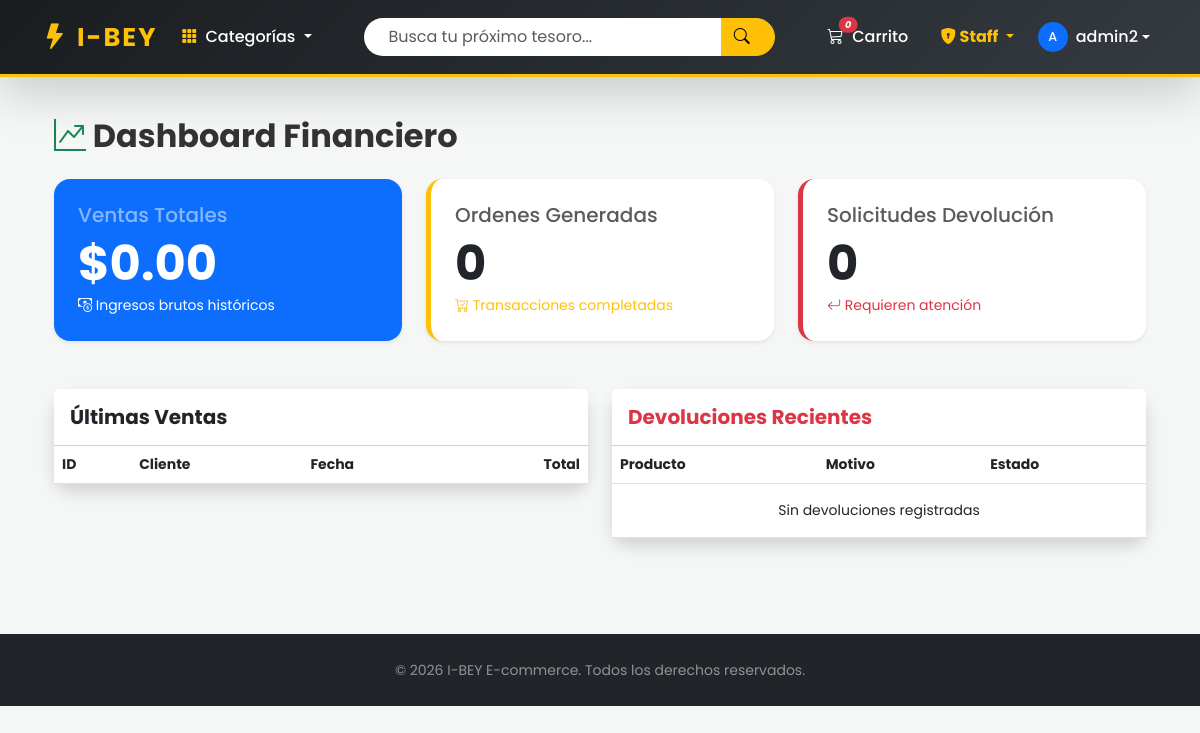
Page /staff/reportes/ (signed in) on the earlier database version.
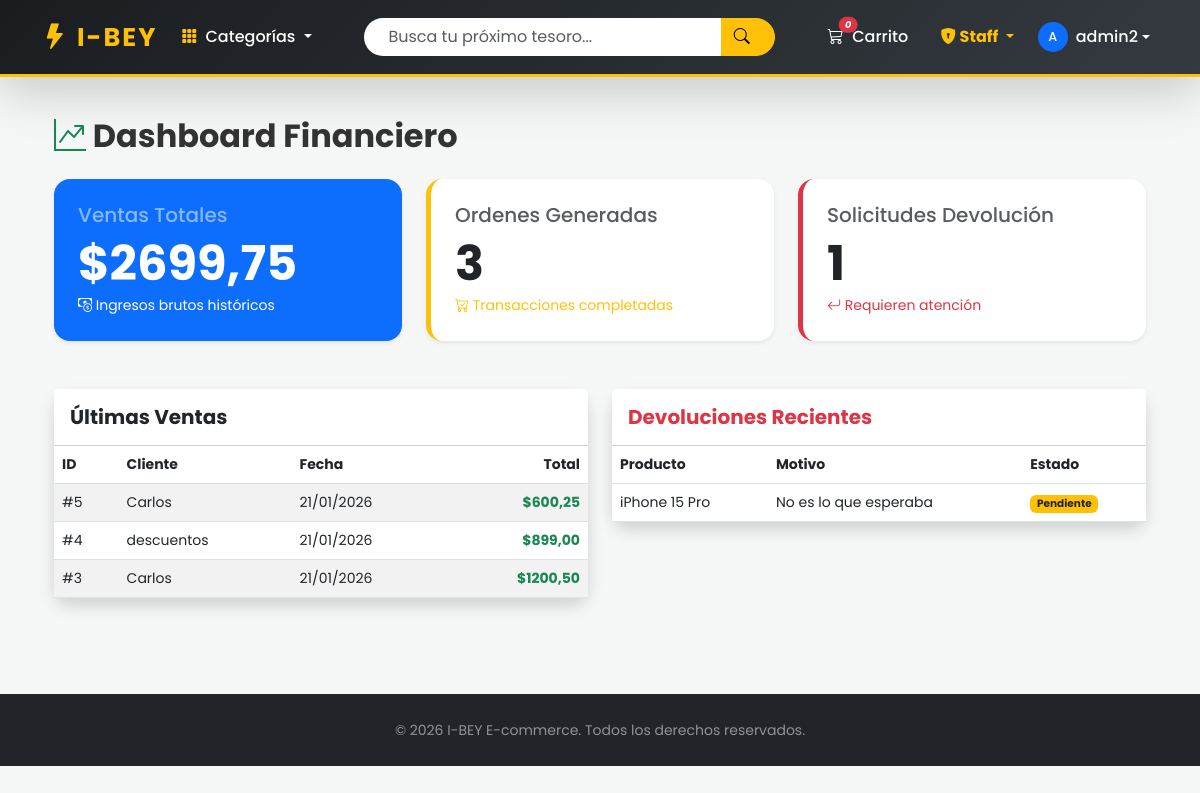
Same page on the later database version.
### store/models.py (models this page shows, shortened)
class Orden(models.Model):
    usuario = models.ForeignKey(User, on_delete=models.CASCADE, related_name='ordenes')
    fecha = models.DateTimeField(auto_now_add=True)
    total = models.DecimalField(max_digits=10, decimal_places=2)
    pagado = models.BooleanField(default=False)

class Devolucion(models.Model):
    detalle = models.OneToOneField(
        'DetalleOrden',
        on_delete=models.CASCADE,
        related_name='devolucion'
    )
    fecha = models.DateTimeField(auto_now_add=True)
    motivo = models.TextField()
    aprobada = models.BooleanField(default=False)
    motivo_rechazo = models.TextField(blank=True, null=True, help_text="Razón por la cual se rechazó la devolución")

class DetalleOrden(models.Model):
    orden = models.ForeignKey(Orden, related_name='detalles', on_delete=models.CASCADE)
    producto = models.ForeignKey(Producto, on_delete=models.PROTECT) # Si borran el producto, queda el registro
    cantidad = models.PositiveIntegerField(default=1)
    precio_unitario = models.DecimalField(max_digits=10, decimal_places=2) # Precio al momento de comprar
    devuelto = models.BooleanField(default=False)

class Producto(models.Model):
    categoria = models.ForeignKey(Categoria, related_name='productos', on_delete=models.CASCADE)
    nombre = models.CharField(max_length=200)
    descripcion = models.TextField(blank=True)
    precio = models.DecimalField(max_digits=10, decimal_places=2) # Precio BASE (sin IVA)
    stock = models.PositiveIntegerField(default=0)
    imagen = models.CharField(max_length=500, null=True, blank=True)
    creado = models.DateTimeField(auto_now_add=True)
    descuento_porcentaje = models.IntegerField(default=0, help_text="0 a 100")

### store/views.py (the view)
# urls.py: path('staff/reportes/', views.ver_reportes, name='ver_reportes'),
@login_required
def ver_reportes(request):
    if not es_gestor_finanzas(request.user):
        messages.warning(request, "Acceso denegado: No tienes permisos para ver reportes financieros.")
        return redirect('lista_productos')
    ordenes = Orden.objects.all().order_by('-fecha')
    devoluciones = Devolucion.objects.all()
    total_vendido = sum(o.total for o in ordenes)
    return render(request, 'store/reportes.html', {
        'ordenes': ordenes,
        'devoluciones': devoluciones,
        'total_vendido': total_vendido
    })

### store/context_processors.py (called while the page is built)
def menu_categorias(request):
    return {'categorias_menu': Categoria.objects.all()}

### store/views.py (called while the page is built)
def es_gestor_finanzas(user):
    return user.is_authenticated and (
        user.groups.filter(name='Gestor_Finanzas').exists() or
        user.groups.filter(name='Gerencia').exists() or  # <--- Agregamos Gerencia
        user.is_superuser
    )

### store/templates/store/reportes.html (shortened to what the changed rows need)
{% extends 'store/base.html' %}
{% block content %}
<div class="container animate__animated animate__fadeIn">
    <h2 class="fw-bold mb-4"><i class="bi bi-graph-up-arrow text-success"></i> Dashboard Financiero</h2>
    <div class="row g-4 mb-5">
        <div class="col-md-4">
            <div class="card border-0 shadow-sm bg-primary text-white h-100 rounded-4">
                <div class="card-body p-4">
                    <h5 class="card-title text-white-50">Ventas Totales</h5>
                    <p class="display-5 fw-bold mb-0">${{ total_vendido|default:"0.00" }}</p>
                    <small><i class="bi bi-cash-coin"></i> Ingresos brutos históricos</small>
                </div>
            </div>
        </div>
        <div class="col-md-4">
            <div class="card border-0 shadow-sm bg-white h-100 rounded-4 border-start border-warning border-5">
                <div class="card-body p-4">
                    <h5 class="card-title text-muted">Ordenes Generadas</h5>
                    <p class="display-5 fw-bold mb-0 text-dark">{{ ordenes.count }}</p>
                    <small class="text-warning"><i class="bi bi-cart-check"></i> Transacciones completadas</small>
                </div>
            </div>
        </div>
        <div class="col-md-4">
            <div class="card border-0 shadow-sm bg-white h-100 rounded-4 border-start border-danger border-5">
                <div class="card-body p-4">
                    <h5 class="card-title text-muted">Solicitudes Devolución</h5>
                    <p class="display-5 fw-bold mb-0 text-dark">{{ devoluciones.count }}</p>
                    <small class="text-danger"><i class="bi bi-arrow-return-left"></i> Requieren atención</small>
                </div>
            </div>
        </div>
    </div>
    <div class="row">
        <div class="col-lg-6 mb-4">
            <div class="card border-0 shadow rounded-4">
                <div class="card-body p-0">
                    <table class="table table-striped mb-0 small">
                        <thead>
                            <tr>
                                <th>ID</th>
                                <th>Cliente</th>
                                <th>Fecha</th>
                                <th class="text-end">Total</th>
                            </tr>
                        </thead>
                        <tbody>
                            {% for orden in ordenes|slice:":10" %}
                            <tr>
                                <td>#{{ orden.id }}</td>
                                <td>{{ orden.usuario.username }}</td>
                                <td>{{ orden.fecha|date:"d/m/Y" }}</td>
                                <td class="text-end fw-bold text-success">${{ orden.total }}</td>
                            </tr>
                            {% endfor %}
                        </tbody>
                    </table>
                </div>
            </div>
        </div>
        <div class="col-lg-6 mb-4">
            <div class="card border-0 shadow rounded-4">
                <div class="card-body p-0">
                    <table class="table mb-0 small">
                        <thead>
                            <tr>
                                <th>Producto</th>
                                <th>Motivo</th>
                                <th>Estado</th>
                            </tr>
                        </thead>
                        <tbody>
                            {% for dev in devoluciones|slice:":10" %}
                            <tr>
                                <td>{{ dev.detalle.producto.nombre }}</td>
                                <td>{{ dev.motivo|truncatechars:30 }}</td>
                                <td>
                                    {% if dev.aprobada %}
                                        <span class="badge bg-success">Aprobada</span>
                                    {% else %}
                                        <span class="badge bg-warning text-dark">Pendiente</span>
                                    {% endif %}
                                </td>
                            </tr>
                            {% empty %}
                            <tr><td colspan="3" class="text-center py-3">Sin devoluciones registradas</td></tr>
                            {% endfor %}
                        </tbody>
                    </table>
                </div>
            </div>
        </div>
    </div>
</div>
{% endblock %}

Differences in the rows shown:
added Orden: id "5", usuario.username "Carlos", fecha "21/01/2026", total "600,25"
added Orden: id "4", usuario.username "descuentos", fecha "21/01/2026", total "899,00"
added Orden: id "3", usuario.username "Carlos", fecha "21/01/2026", total "1200,50"
added Devolucion: detalle.producto.nombre "iPhone 15 Pro", motivo "No es lo que esperaba", aprobada "Pendiente"
Other differences:
{{ total_vendido|default:"0.00" }}: "0.00" → "2699,75"
{{ ordenes.count }}: "0" → "3"
{{ devoluciones.count }}: "0" → "1"
text no longer shown: "Sin devoluciones registradas"
